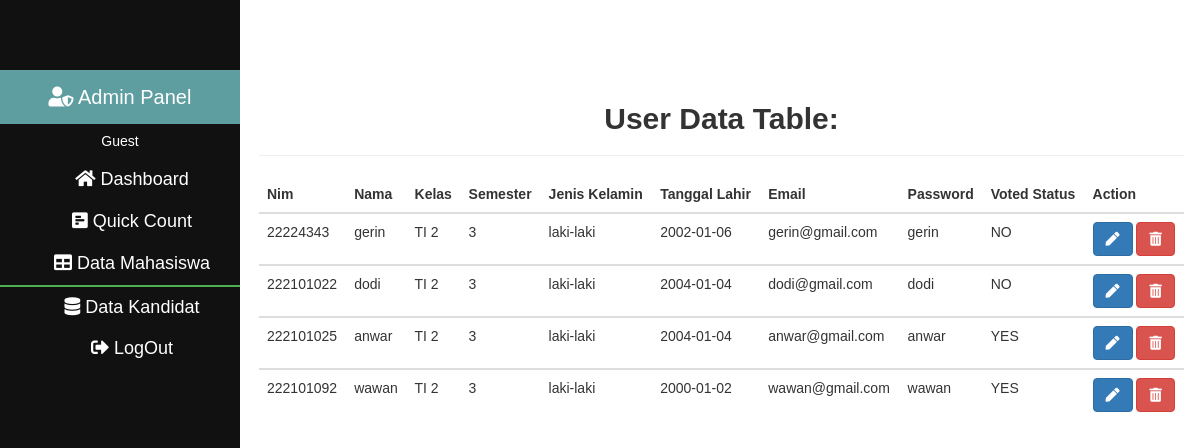
Page /admintable.php on the committed database.
### tables this page shows
CREATE TABLE `register` (
  `Nim` INT(20) NOT NULL,
  `FullName` VARCHAR(40) NOT NULL,
  `Kelas` VARCHAR(11) NOT NULL,
  `Semester` INT(5) NOT NULL,
  `Jenis_Kelamin` CHAR(10) NOT NULL,
  `Email` VARCHAR(30) NOT NULL,
  `Tanggal_Lahir` DATE NOT NULL,
  `Password` VARCHAR(30) NOT NULL,
  `Status` VARCHAR(11) NOT NULL,
  `Voted` VARCHAR(11) NOT NULL
);

### admintable.php (the view, shortened to what this page needs)
<!DOCTYPE html>
<html>
<head>
  <link rel='stylesheet' type='text/css' media='screen' href='adminPanel.css'>
  <link rel="stylesheet" href="https://pro.fontawesome.com/releases/v5.10.0/css/all.css" />
  <link rel="stylesheet" href="https://maxcdn.bootstrapcdn.com/bootstrap/3.4.1/css/bootstrap.min.css">
</head>
<body>
  <?php include 'adminPanelnav.php'; ?>
  <div class="content" >
    <div style="overflow-x:auto;">
      <h2 style="text-align: center;font-weight: bolder;">User Data Table:</h2>
      <hr>
      <table class="table table-hover">
        <thead>
          <tr>
            <th>Nim</th>
            <th>Nama</th>
            <th>Kelas</th>
            <th>Semester</th>
            <th>Jenis Kelamin</th>
            <th>Tanggal Lahir</th>
            <th>Email</th>
            <th>Password</th>
            <th>Voted Status</th>
            <th>Action</th>
          </tr>
        </thead>
        <?php
        include("koneksi.php");
        $select = "select * from register";
        $run = mysqli_query($conn, $select);
        while ($row_user = mysqli_fetch_array($run)) {
          $Nim= $row_user['Nim'];
          $FullName = $row_user['FullName'];
          $Kelas = $row_user['Kelas'];
          $Semester = $row_user['Semester'];
          $JK = $row_user['Jenis_Kelamin'];
          $TL = $row_user['Tanggal_Lahir'];
          $Email = $row_user['Email'];
          $Password = $row_user['Password'];
          $Voted=$row_user['Voted'];
        ?>
          <tbody>
            <tr>
              <td style="text-transform: capitalize;"><?php echo $Nim; ?></td>
              <td><?php echo $FullName; ?></td>
              <td><?php echo $Kelas; ?></td>
              <td><?php echo $Semester; ?></td>
              <td><?php echo $JK; ?></td>
              <td><?php echo $TL; ?></td>
              <td><?php echo $Email; ?></td>
              <td><?php echo $Password; ?></td>
              <td><?php echo $Voted; ?></td>
              <td>
                <a href="EditUser.php?edit=<?php echo $Email; ?>" class="btn btn-primary" title="Edit"><i class="fas fa-pen"></i></a>
                <a href="admintable.php?del=<?php echo $Email; ?>" class="btn btn-danger" title="Delete"><i class="fas fa-trash-alt"></i></a>
              </td>
            </tr>
          <?php } ?>
          </tbody>
      </table>
    </div>
</body>
</html>

### adminPanel.css (style rules this page uses)
body { margin: 0; font-family: "Lato", sans-serif; }
div.content { margin-left: 243px; padding: 50px 16px; }

### adminPanelnav.php (style rules this page uses)
body { font-family: "Arial", sans-serif; margin: 0; overflow-x: hidden; }

### rows in the picture
register: Nim "22224343", FullName "gerin", Kelas "TI 2", Semester "3", Jenis_Kelamin "laki-laki", Tanggal_Lahir "2002-01-06", Email "gerin@gmail.com", Password "gerin", Voted "NO"
register: Nim "222101022", FullName "dodi", Kelas "TI 2", Semester "3", Jenis_Kelamin "laki-laki", Tanggal_Lahir "2004-01-04", Email "dodi@gmail.com", Password "dodi", Voted "NO"
register: Nim "222101025", FullName "anwar", Kelas "TI 2", Semester "3", Jenis_Kelamin "laki-laki", Tanggal_Lahir "2004-01-04", Email "anwar@gmail.com", Password "anwar", Voted "YES"
register: Nim "222101092", FullName "wawan", Kelas "TI 2", Semester "3", Jenis_Kelamin "laki-laki", Tanggal_Lahir "2000-01-02", Email "wawan@gmail.com", Password "wawan", Voted "YES"
